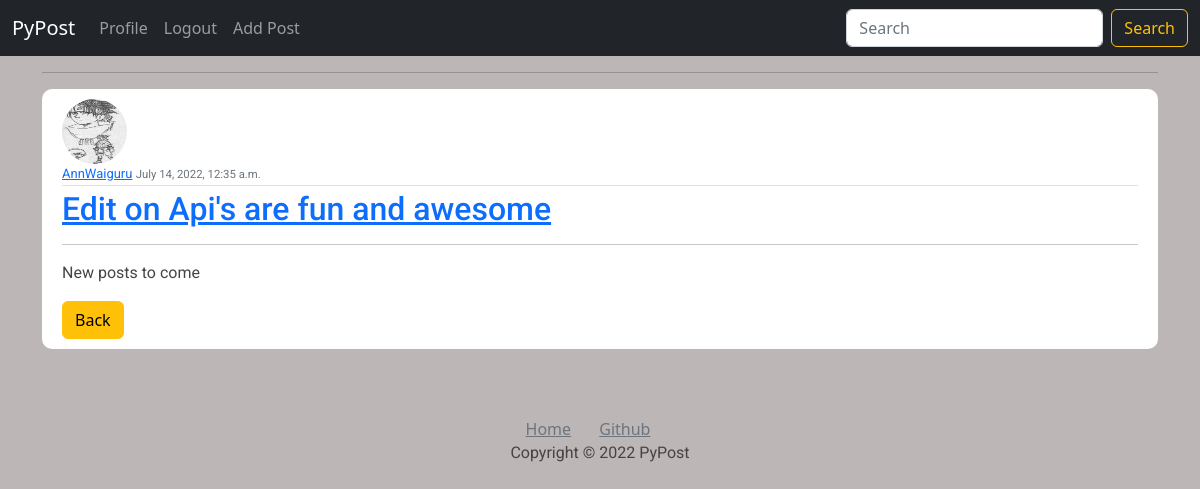
Page /post/26/ (signed in) on the committed database.
### blog/models.py (models this page shows, shortened)
class Post(models.Model):
    title= models.CharField(max_length=200)
    content= RichTextField(blank=True, null=True)
    date_posted=models.DateTimeField(default=timezone.now)
    authour=models.ForeignKey(User, on_delete=models.CASCADE)

### users/models.py (models this page shows, shortened)
class Profile(models.Model):
    user=models.OneToOneField(User,on_delete=models.CASCADE)
    image=models.ImageField(default='default.png',upload_to='profile_pictures')

### blog/views.py (the view)
# urls.py: path('post/<int:pk>/', ArticleDetailView.as_view(),name="blog-article"),
class ArticleDetailView(LoginRequiredMixin,DetailView):
    model = Post
    template_name='blog/article.html'
    context_object_name = 'posts'

### blog/templates/blog/article.html (shortened to what this page needs)
{%extends 'blog/base.html'%}
    {%block content%}
<hr>
    <article class="media content-section">
        <img class="rounded-circle article-img"  src="{{posts.authour.profile.image.url}}" alt="">
        <div class="media-body">
            <div class="article-metadata">
                <a class="mr-2" href="#">{{posts.authour}}</a>
                <small class="text-muted" >{{posts.date_posted}}</small>
            </div>
            <h2> <a href="#">{{posts.title}}</a> </h2>
            <hr>
            <p class="article-content" >{{posts.content|safe}}</p>
        </div>
        <a class="btn btn-warning" href="{%url 'blog-home'%}">Back</a>
    </article>
    {%endblock content%}

### blog/static/css/base.css (style rules this page uses)
body { background-color: rgb(189, 182, 182); background-size: contain; background-repeat: no-repeat; }
h1, h2, h3, h4, h5, h6, p { color: #444444; font-family: 'Roboto', sans-serif; }
.content-section { background: #ffffff; padding: 10px 20px; border-radius: 10px; margin-bottom: 20px; }
.article-content { white-space: pre-line; }
.article-img { height: 65px; width: 65px; margin-right: 16px; }
.article-metadata { font-family: 'Roboto', sans-serif; padding-bottom: 1px; margin-bottom: 4px; font-size: 13px; border-bottom: 1px solid #e3e3e3; }
.article-metadata { color: #333; text-decoration: none; }

### rows in the picture
Post: authour.profile.image (picture), authour "AnnWaiguru", date_posted "July 14, 2022, 12:35 a.m.", title "Edit on Api's are fun and awesome", content "New posts to come"
